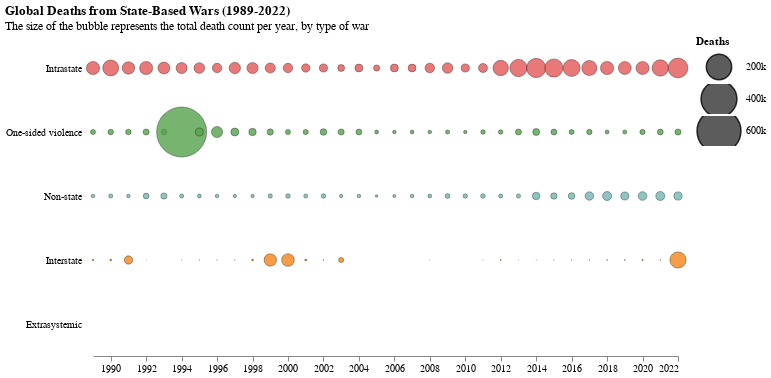

Notebook source saved alongside this figure:
### Markdown cell above
Finally, we plot the deaths from armed conflicts as an interactive plot. To do this, we use the `altair` package. This package lets us easily create an interactive plot showing the deaths by different types of conclict.

### Code cell
df_war_deaths = pd.read_csv('war_deaths.csv') # War deaths
dataproject.lineplot_war_deaths(df_war_deaths)

### Figure 1 — Vega-Lite specification as saved in the notebook (floating-point values rounded to 4 significant figures; data arrays with more than 128 entries replaced by an {"elided": "..."} marker saying what was removed)
{"config": {"view": {"continuousWidth": 300, "continuousHeight": 300, "stroke": null}, "axisX": {"grid": false}, "axisY": {"domain": false, "offset": 10, "ticks": false}}, "data": {"name": "data-f8517cd977aa5099b6eac2da70e9bb86"}, "mark": {"type": "circle", "opacity": 0.8, "stroke": "black", "strokeOpacity": 0.4, "strokeWidth": 1}, "encoding": {"color": {"field": "Type", "legend": null, "type": "nominal"}, "size": {"field": "Count", "legend": {"clipHeight": 30, "format": "s"}, "scale": {"range": [0, 2500]}, "title": "Deaths", "type": "quantitative"}, "tooltip": [{"field": "Type", "type": "nominal"}, {"field": "Year", "format": "%Y", "type": "temporal"}, {"field": "Count", "format": "~s", "type": "quantitative"}], "x": {"field": "Year", "scale": {"domain": ["1989", "2022"]}, "title": null, "type": "temporal"}, "y": {"field": "Type", "sort": {"field": "Count", "op": "sum", "order": "descending"}, "title": null, "type": "nominal"}}, "height": 320, "title": {"text": "Global Deaths from State-Based Wars (1989-2022)", "anchor": "start", "subtitle": "The size of the bubble represents the total death count per year, by type of war"}, "width": 585.0, "$schema": "https://vega.github.io/schema/vega-lite/v5.17.0.json", "datasets": {"data-f8517cd977aa5099b6eac2da70e9bb86": {"elided": "170 records"}}}
